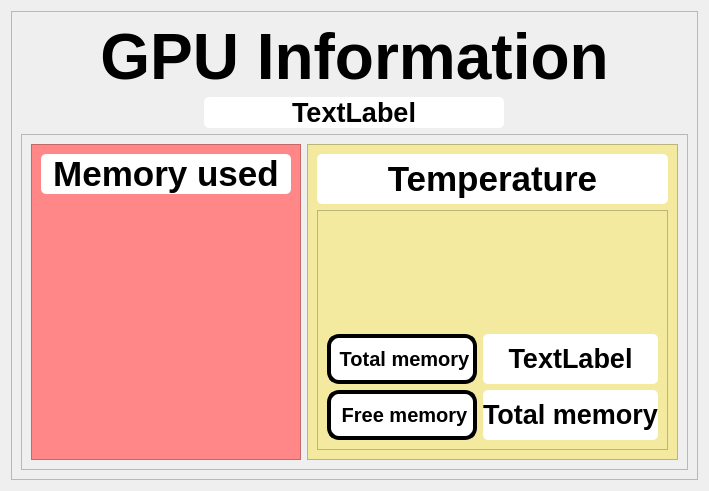
            <widget class="QWidget" name="activities">
             <layout class="QVBoxLayout" name="verticalLayout_5">
              <item>
               <widget class="QFrame" name="frame_5">
                <property name="styleSheet">
                 <string notr="true">
border-width: 0px;

    
</string>
                </property>
                <property name="frameShape">
                 <enum>QFrame::StyledPanel</enum>
                </property>
                <property name="frameShadow">
                 <enum>QFrame::Raised</enum>
                </property>
                <layout class="QVBoxLayout" name="verticalLayout_7">
                 <item>
                  <widget class="QLabel" name="label_18">
                   <property name="maximumSize">
                    <size>
                     <width>299999</width>
                     <height>70</height>
                    </size>
                   </property>
                   <property name="font">
                    <font>
                     <pointsize>45</pointsize>
                     <weight>75</weight>
                     <bold>true</bold>
                    </font>
                   </property>
                   <property name="styleSheet">
                    <string notr="true">
border-style: outset;
border-width: 0px;
border-radius: 12px;
border-color: rgb(0,0,0);
    


color:#000000;
</string>
                   </property>
                   <property name="text">
                    <string>&lt;html&gt;&lt;head/&gt;&lt;body&gt;&lt;p align=&quot;center&quot;&gt;&lt;span style=&quot; font-size:48pt;&quot;&gt;GPU Information&lt;/span&gt;&lt;/p&gt;&lt;/body&gt;&lt;/html&gt;</string>
                   </property>
                  </widget>
                 </item>
                 <item alignment="Qt::AlignHCenter">
                  <widget class="QLabel" name="gpu_info">
                   <property name="minimumSize">
                    <size>
                     <width>300</width>
                     <height>0</height>
                    </size>
                   </property>
                   <property name="maximumSize">
                    <size>
                     <width>16777215</width>
                     <height>40</height>
                    </size>
                   </property>
                   <property name="font">
                    <font>
                     <pointsize>20</pointsize>
                     <weight>75</weight>
                     <bold>true</bold>
                    </font>
                   </property>
                   <property name="styleSheet">
                    <string notr="true">background-color: rgb(255, 255, 255);
border-style: outset;
border-width:0;
border-radius:5;
border-color: rgb(0,0,0);
    
</string>
                   </property>
                   <property name="text">
                    <string>&lt;html&gt;&lt;head/&gt;&lt;body&gt;&lt;p align=&quot;center&quot;&gt;TextLabel&lt;/p&gt;&lt;/body&gt;&lt;/html&gt;</string>
                   </property>
                  </widget>
                 </item>
                 <item>
                  <widget class="QFrame" name="frame_9">
                   <property name="styleSheet">
                    <string notr="true"/>
                   </property>
                   <property name="frameShape">
                    <enum>QFrame::StyledPanel</enum>
                   </property>
                   <property name="frameShadow">
                    <enum>QFrame::Raised</enum>
                   </property>
                   <layout class="QHBoxLayout" name="horizontalLayout_10">
                    <item>
                     <widget class="QFrame" name="frame_8">
                      <property name="styleSheet">
                       <string notr="true">background-color: #FF8787;</string>
                      </property>
                      <property name="frameShape">
                       <enum>QFrame::StyledPanel</enum>
                      </property>
                      <property name="frameShadow">
                       <enum>QFrame::Raised</enum>
                      </property>
                      <layout class="QGridLayout" name="gridLayout_6">
                       <item row="0" column="0">
                        <widget class="QLabel" name="label_17">
                         <property name="maximumSize">
                          <size>
                           <width>16777215</width>
                           <height>50</height>
                          </size>
                         </property>
                         <property name="font">
                          <font>
                           <pointsize>17</pointsize>
                          </font>
                         </property>
                         <property name="styleSheet">
                          <string notr="true">background-color: rgb(255, 255, 255);
border-style: outset;
border-width:0;
border-radius:5;
border-color: rgb(0,0,0);
    
</string>
                         </property>
                         <property name="text">
                          <string>&lt;html&gt;&lt;head/&gt;&lt;body&gt;&lt;p align=&quot;center&quot;&gt;&lt;span style=&quot; font-size:26pt; font-weight:600;&quot;&gt;Memory used&lt;/span&gt;&lt;/p&gt;&lt;/body&gt;&lt;/html&gt;</string>
                         </property>
                        </widget>
                       </item>
                       <item row="1" column="0">
                        <widget class="roundProgressBar" name="widget_2" native="true">
                         <property name="sizePolicy">
                          <sizepolicy hsizetype="Maximum" vsizetype="Maximum">
                           <horstretch>0</horstretch>
                           <verstretch>0</verstretch>
                          </sizepolicy>
                         </property>
                         <property name="minimumSize">
                          <size>
                           <width>250</width>
                           <height>250</height>
                          </size>
                         </property>
                         <property name="maximumSize">
                          <size>
                           <width>50000</width>
                           <height>50000</height>
                          </size>
                         </property>
                         <property name="sizeIncrement">
                          <size>
                           <width>0</width>
                           <height>-15538</height>
                          </size>
                         </property>
                         <property name="baseSize">
                          <size>
                           <width>5000</width>
                           <height>5000</height>
                          </size>
                         </property>
                         <property name="font">
                          <font>
                           <family>MS Shell Dlg 2</family>
                           <pointsize>35</pointsize>
                          </font>
                         </property>
                         <property name="styleSheet">
                          <string notr="true">
border-width: 1px;

    
</string>
                         </property>
                        </widget>
                       </item>
                      </layout>
                     </widget>
                    </item>
                    <item>
                     <widget class="QFrame" name="frame_10">
                      <property name="styleSheet">
                       <string notr="true">background-color: #F3E99F;</string>
                      </property>
                      <property name="frameShape">
                       <enum>QFrame::StyledPanel</enum>
                      </property>
                      <property name="frameShadow">
                       <enum>QFrame::Raised</enum>
                      </property>
                      <layout class="QVBoxLayout" name="verticalLayout_10">
                       <item>
                        <widget class="QLabel" name="label_16">
                         <property name="maximumSize">
                          <size>
                           <width>16777215</width>
                           <height>50</height>
                          </size>
                         </property>
                         <property name="styleSheet">
                          <string notr="true">background-color: rgb(255, 255, 255);
border-style: outset;
border-width:0;
border-radius:5;
border-color: rgb(0,0,0);
    
</string>
                         </property>
                         <property name="text">
                          <string>&lt;html&gt;&lt;head/&gt;&lt;body&gt;&lt;p align=&quot;center&quot;&gt;&lt;span style=&quot; font-size:26pt; font-weight:600;&quot;&gt;Temperature&lt;/span&gt;&lt;/p&gt;&lt;/body&gt;&lt;/html&gt;</string>
                         </property>
                        </widget>
                       </item>
                       <item>
                        <widget class="QFrame" name="frame_11">
                         <property name="frameShape">
                          <enum>QFrame::StyledPanel</enum>
                         </property>
                         <property name="frameShadow">
                          <enum>QFrame::Raised</enum>
                         </property>
                         <layout class="QGridLayout" name="gridLayout_2">
                          <item row="2" column="1">
                           <widget class="QLabel" name="freemem">
                            <property name="font">
                             <font>
                              <pointsize>15</pointsize>
                              <weight>75</weight>
                              <bold>true</bold>
                             </font>
                            </property>
                            <property name="styleSheet">
                             <string notr="true">background-color: rgb(255, 255, 255);
border-style: outset;
border-width:0;
border-radius:5;
border-color: rgb(0,0,0);
    
</string>
                            </property>
                            <property name="text">
                             <string>&lt;html&gt;&lt;head/&gt;&lt;body&gt;&lt;p align=&quot;center&quot;&gt;&lt;span style=&quot; font-size:20pt;&quot;&gt;Total memory&lt;/span&gt;&lt;/p&gt;&lt;/body&gt;&lt;/html&gt;</string>
                            </property>
                           </widget>
                          </item>
                          <item row="1" column="0">
                           <widget class="QLabel" name="label_10">
                            <property name="minimumSize">
                             <size>
                              <width>0</width>
                              <height>25</height>
                             </size>
                            </property>
                            <property name="maximumSize">
                             <size>
                              <width>16777215</width>
                              <height>50</height>
                             </size>
                            </property>
                            <property name="styleSheet">
                             <string notr="true">background-color: rgb(255, 255, 255);
border-style: outset;
border-width: 4px;
border-radius: 12px;
border-color: rgb(0,0,0);
font: bold 20px;
    
    
</string>
                            </property>
                            <property name="text">
                             <string>&lt;html&gt;&lt;head/&gt;&lt;body&gt;&lt;p align=&quot;center&quot;&gt;&lt;span style=&quot; font-size:15pt;&quot;&gt;Total memory&lt;/span&gt;&lt;/p&gt;&lt;/body&gt;&lt;/html&gt;</string>
                            </property>
                           </widget>
                          </item>
                          <item row="1" column="1">
                           <widget class="QLabel" name="tolmem">
                            <property name="font">
                             <font>
                              <pointsize>15</pointsize>
                              <weight>75</weight>
                              <bold>true</bold>
                             </font>
                            </property>
                            <property name="styleSheet">
                             <string notr="true">background-color: rgb(255, 255, 255);
border-style: outset;
border-width:0;
border-radius:5;
border-color: rgb(0,0,0);
    
</string>
                            </property>
                            <property name="text">
                             <string>&lt;html&gt;&lt;head/&gt;&lt;body&gt;&lt;p align=&quot;center&quot;&gt;&lt;span style=&quot; font-size:20pt;&quot;&gt;TextLabel&lt;/span&gt;&lt;/p&gt;&lt;/body&gt;&lt;/html&gt;</string>
                            </property>
                           </widget>
                          </item>
                          <item row="2" column="0">
                           <widget class="QLabel" name="label_19">
                            <property name="maximumSize">
                             <size>
                              <width>16777215</width>
                              <height>50</height>
                             </size>
                            </property>
                            <property name="styleSheet">
                             <string notr="true">background-color: rgb(255, 255, 255);
border-style: outset;
border-width: 4px;
border-radius: 12px;
border-color: rgb(0,0,0);
font: bold 20px;
    
    
</string>
                            </property>
                            <property name="text">
                             <string>&lt;html&gt;&lt;head/&gt;&lt;body&gt;&lt;p align=&quot;center&quot;&gt;&lt;span style=&quot; font-size:15pt;&quot;&gt;Free memory&lt;/span&gt;&lt;/p&gt;&lt;/body&gt;&lt;/html&gt;</string>
                            </property>
                           </widget>
                          </item>
                          <item row="0" column="0" colspan="2" alignment="Qt::AlignHCenter">
                           <widget class="roundProgressBar" name="widget_3" native="true">
                            <property name="styleSheet">
                             <string notr="true">
border-width: 1px;

    
</string>
                            </property>
                           </widget>
                          </item>
                         </layout>
                        </widget>
                       </item>
                      </layout>
                     </widget>
                    </item>
                   </layout>
                  </widget>
                 </item>
                </layout>
               </widget>
              </item>
             </layout>
            </widget>
